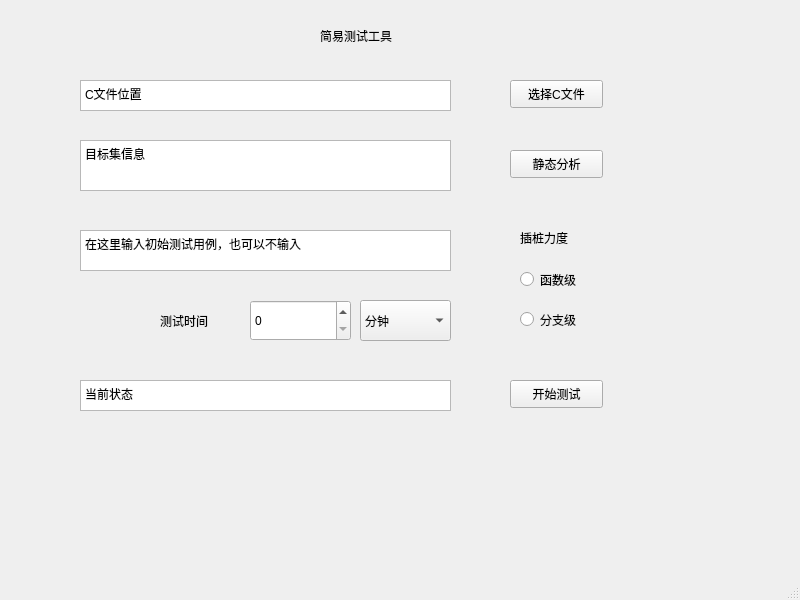
<?xml version="1.0" encoding="UTF-8"?>
<ui version="4.0">
 <class>MainWindow</class>
 <widget class="QMainWindow" name="MainWindow">
  <property name="geometry">
   <rect>
    <x>0</x>
    <y>0</y>
    <width>800</width>
    <height>600</height>
   </rect>
  </property>
  <property name="windowTitle">
   <string>MainWindow</string>
  </property>
  <property name="iconSize">
   <size>
    <width>20</width>
    <height>20</height>
   </size>
  </property>
  <widget class="QWidget" name="centralwidget">
   <widget class="QPushButton" name="startFuzzBtn">
    <property name="geometry">
     <rect>
      <x>510</x>
      <y>380</y>
      <width>93</width>
      <height>28</height>
     </rect>
    </property>
    <property name="text">
     <string>开始测试</string>
    </property>
    <property name="iconSize">
     <size>
      <width>40</width>
      <height>40</height>
     </size>
    </property>
   </widget>
   <widget class="QTextBrowser" name="CFileLoc">
    <property name="enabled">
     <bool>true</bool>
    </property>
    <property name="geometry">
     <rect>
      <x>80</x>
      <y>80</y>
      <width>371</width>
      <height>31</height>
     </rect>
    </property>
    <property name="html">
     <string>&lt;!DOCTYPE HTML PUBLIC &quot;-//W3C//DTD HTML 4.0//EN&quot; &quot;http://www.w3.org/TR/REC-html40/strict.dtd&quot;&gt;
&lt;html&gt;&lt;head&gt;&lt;meta name=&quot;qrichtext&quot; content=&quot;1&quot; /&gt;&lt;style type=&quot;text/css&quot;&gt;
p, li { white-space: pre-wrap; }
&lt;/style&gt;&lt;/head&gt;&lt;body style=&quot; font-family:'SimSun'; font-size:9pt; font-weight:400; font-style:normal;&quot;&gt;
&lt;p style=&quot; margin-top:0px; margin-bottom:0px; margin-left:0px; margin-right:0px; -qt-block-indent:0; text-indent:0px;&quot;&gt;C文件位置&lt;/p&gt;&lt;/body&gt;&lt;/html&gt;</string>
    </property>
   </widget>
   <widget class="QPushButton" name="chooseCBtn">
    <property name="geometry">
     <rect>
      <x>510</x>
      <y>80</y>
      <width>93</width>
      <height>28</height>
     </rect>
    </property>
    <property name="text">
     <string>选择C文件</string>
    </property>
    <property name="autoDefault">
     <bool>false</bool>
    </property>
    <property name="default">
     <bool>false</bool>
    </property>
    <property name="flat">
     <bool>false</bool>
    </property>
   </widget>
   <widget class="QRadioButton" name="funcLevel">
    <property name="geometry">
     <rect>
      <x>520</x>
      <y>270</y>
      <width>115</width>
      <height>19</height>
     </rect>
    </property>
    <property name="text">
     <string>函数级</string>
    </property>
   </widget>
   <widget class="QRadioButton" name="branchLevel">
    <property name="geometry">
     <rect>
      <x>520</x>
      <y>310</y>
      <width>115</width>
      <height>19</height>
     </rect>
    </property>
    <property name="text">
     <string>分支级</string>
    </property>
   </widget>
   <widget class="QLabel" name="instrOptions">
    <property name="geometry">
     <rect>
      <x>520</x>
      <y>230</y>
      <width>72</width>
      <height>15</height>
     </rect>
    </property>
    <property name="text">
     <string>插桩力度</string>
    </property>
   </widget>
   <widget class="QTextBrowser" name="status">
    <property name="geometry">
     <rect>
      <x>80</x>
      <y>380</y>
      <width>371</width>
      <height>31</height>
     </rect>
    </property>
    <property name="html">
     <string>&lt;!DOCTYPE HTML PUBLIC &quot;-//W3C//DTD HTML 4.0//EN&quot; &quot;http://www.w3.org/TR/REC-html40/strict.dtd&quot;&gt;
&lt;html&gt;&lt;head&gt;&lt;meta name=&quot;qrichtext&quot; content=&quot;1&quot; /&gt;&lt;style type=&quot;text/css&quot;&gt;
p, li { white-space: pre-wrap; }
&lt;/style&gt;&lt;/head&gt;&lt;body style=&quot; font-family:'SimSun'; font-size:9pt; font-weight:400; font-style:normal;&quot;&gt;
&lt;p style=&quot; margin-top:0px; margin-bottom:0px; margin-left:0px; margin-right:0px; -qt-block-indent:0; text-indent:0px;&quot;&gt;当前状态&lt;/p&gt;&lt;/body&gt;&lt;/html&gt;</string>
    </property>
   </widget>
   <widget class="QTextBrowser" name="targetSetInfo">
    <property name="geometry">
     <rect>
      <x>80</x>
      <y>140</y>
      <width>371</width>
      <height>51</height>
     </rect>
    </property>
    <property name="html">
     <string>&lt;!DOCTYPE HTML PUBLIC &quot;-//W3C//DTD HTML 4.0//EN&quot; &quot;http://www.w3.org/TR/REC-html40/strict.dtd&quot;&gt;
&lt;html&gt;&lt;head&gt;&lt;meta name=&quot;qrichtext&quot; content=&quot;1&quot; /&gt;&lt;style type=&quot;text/css&quot;&gt;
p, li { white-space: pre-wrap; }
&lt;/style&gt;&lt;/head&gt;&lt;body style=&quot; font-family:'SimSun'; font-size:9pt; font-weight:400; font-style:normal;&quot;&gt;
&lt;p style=&quot; margin-top:0px; margin-bottom:0px; margin-left:0px; margin-right:0px; -qt-block-indent:0; text-indent:0px;&quot;&gt;目标集信息&lt;/p&gt;&lt;/body&gt;&lt;/html&gt;</string>
    </property>
   </widget>
   <widget class="QPushButton" name="staticAnalysisBtn">
    <property name="geometry">
     <rect>
      <x>510</x>
      <y>150</y>
      <width>93</width>
      <height>28</height>
     </rect>
    </property>
    <property name="text">
     <string>静态分析</string>
    </property>
   </widget>
   <widget class="QPlainTextEdit" name="seedInputText">
    <property name="geometry">
     <rect>
      <x>80</x>
      <y>230</y>
      <width>371</width>
      <height>41</height>
     </rect>
    </property>
    <property name="plainText">
     <string>在这里输入初始测试用例，也可以不输入</string>
    </property>
   </widget>
   <widget class="QSpinBox" name="fuzzTime">
    <property name="geometry">
     <rect>
      <x>250</x>
      <y>300</y>
      <width>101</width>
      <height>41</height>
     </rect>
    </property>
   </widget>
   <widget class="QLabel" name="fuzzTimeLabel">
    <property name="geometry">
     <rect>
      <x>160</x>
      <y>300</y>
      <width>91</width>
      <height>41</height>
     </rect>
    </property>
    <property name="text">
     <string>测试时间</string>
    </property>
   </widget>
   <widget class="QComboBox" name="unit">
    <property name="geometry">
     <rect>
      <x>360</x>
      <y>300</y>
      <width>91</width>
      <height>41</height>
     </rect>
    </property>
    <item>
     <property name="text">
      <string>分钟</string>
     </property>
    </item>
    <item>
     <property name="text">
      <string>小时</string>
     </property>
    </item>
   </widget>
   <widget class="QLabel" name="title">
    <property name="geometry">
     <rect>
      <x>320</x>
      <y>20</y>
      <width>91</width>
      <height>31</height>
     </rect>
    </property>
    <property name="lineWidth">
     <number>1</number>
    </property>
    <property name="text">
     <string>简易测试工具</string>
    </property>
    <property name="margin">
     <number>1</number>
    </property>
    <property name="indent">
     <number>-1</number>
    </property>
   </widget>
  </widget>
  <widget class="QMenuBar" name="menubar">
   <property name="geometry">
    <rect>
     <x>0</x>
     <y>0</y>
     <width>800</width>
     <height>26</height>
    </rect>
   </property>
  </widget>
  <widget class="QStatusBar" name="statusbar"/>
 </widget>
 <resources/>
 <connections/>
</ui>
